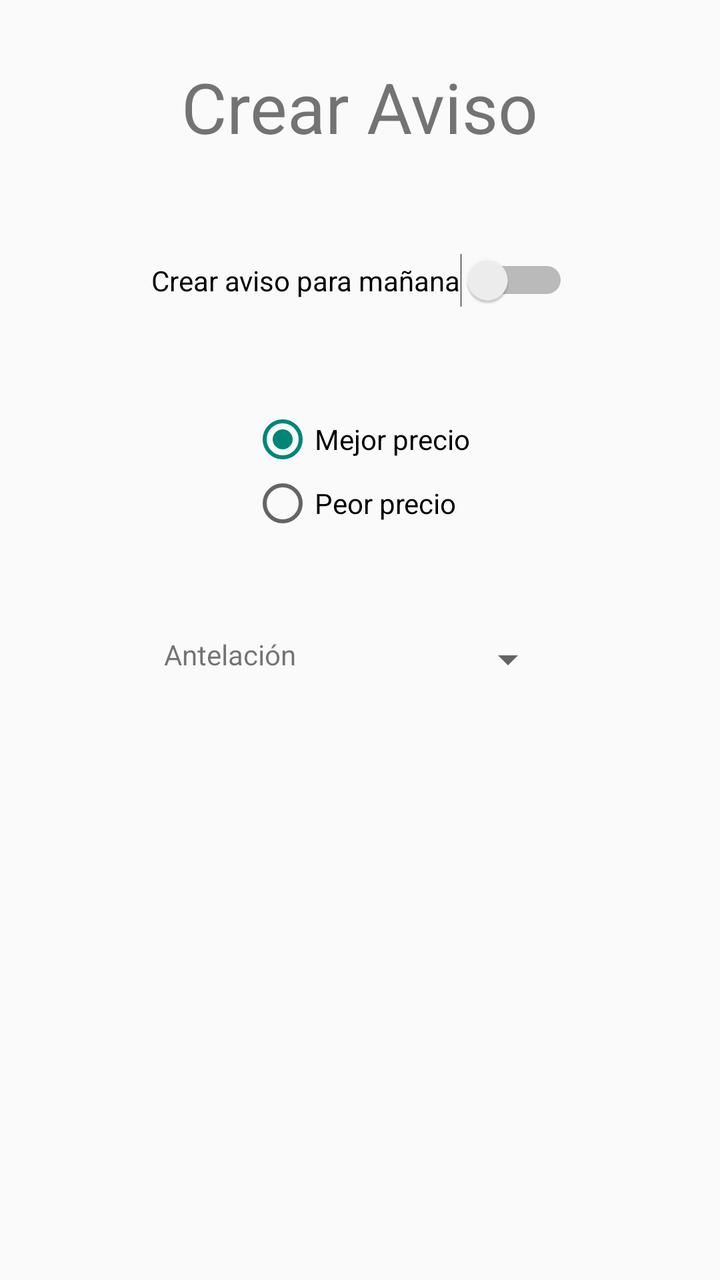
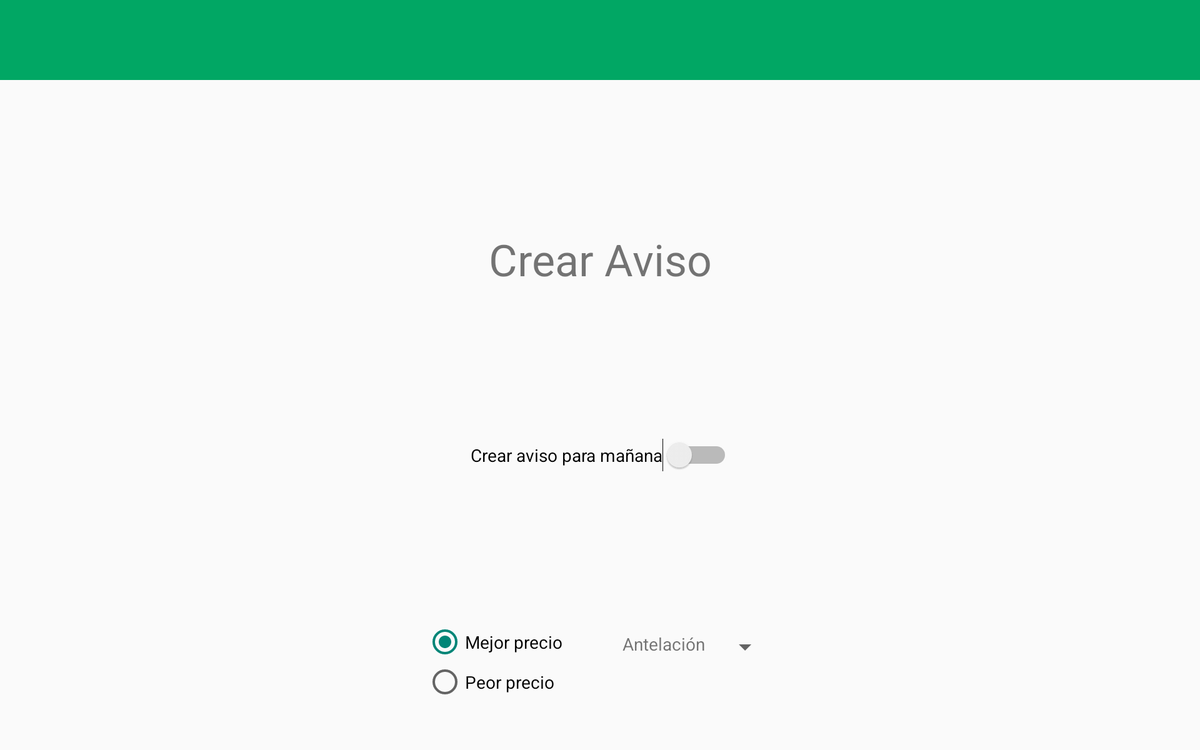

One screen, two layout resources from the same app: the default and the repository's alternative for another configuration. Each is rendered where Android would select it; the XML of both is given below.
<!-- AndroidManifest.xml: application theme AppTheme -->
<!-- res/layout/layout_avisos.xml -->
<?xml version="1.0" encoding="utf-8"?>
<android.support.constraint.ConstraintLayout xmlns:android="http://schemas.android.com/apk/res/android"
    xmlns:app="http://schemas.android.com/apk/res-auto"
    xmlns:tools="http://schemas.android.com/tools"
    android:layout_width="match_parent"
    android:layout_height="match_parent"
    tools:context="com.ruben.precioluz2.Activities.AvisosActivity">

    <TextView
        android:id="@+id/TextView_Aviso"
        android:layout_width="wrap_content"
        android:layout_height="wrap_content"
        android:layout_marginEnd="8dp"
        android:layout_marginStart="8dp"
        android:layout_marginTop="30dp"
        android:text="@string/Crear_aviso"
        android:textSize="@dimen/tamaño_letra_titulos"
        app:layout_constraintEnd_toEndOf="parent"
        app:layout_constraintStart_toStartOf="parent"
        app:layout_constraintTop_toTopOf="parent" />

    <Switch
        android:id="@+id/switch_Activa_Aviso"
        android:layout_width="wrap_content"
        android:layout_height="wrap_content"
        android:layout_marginTop="50dp"
        android:text="@string/Crear_aviso_mañana"
        app:layout_constraintEnd_toEndOf="parent"
        app:layout_constraintHorizontal_bias="0.5"
        app:layout_constraintStart_toStartOf="parent"
        app:layout_constraintTop_toBottomOf="@+id/TextView_Aviso" />

    <RadioGroup
        android:id="@+id/radioGroup"
        android:layout_width="wrap_content"
        android:layout_height="wrap_content"
        android:layout_marginTop="50dp"
        app:layout_constraintEnd_toEndOf="parent"
        app:layout_constraintStart_toStartOf="parent"
        app:layout_constraintTop_toBottomOf="@+id/switch_Activa_Aviso">

        <RadioButton
            android:id="@+id/radioButton_mejor_precio"
            android:layout_width="wrap_content"
            android:layout_height="wrap_content"
            android:text="@string/Mejor_precio"
            tools:layout_editor_absoluteX="62dp"
            tools:layout_editor_absoluteY="211dp"
            android:checked="true"/>

        <RadioButton
            android:id="@+id/radioButton_peor_precio"
            android:layout_width="wrap_content"
            android:layout_height="wrap_content"
            android:text="@string/Peor_precio"
            tools:layout_editor_absoluteX="62dp"
            tools:layout_editor_absoluteY="211dp" />

    </RadioGroup>

    <TextView
        android:id="@+id/textView_Antelacion"
        android:layout_width="wrap_content"
        android:layout_height="wrap_content"
        android:layout_marginTop="50dp"
        android:text="@string/Antelacion"
        app:layout_constraintEnd_toStartOf="@+id/spinner_antelacion"
        app:layout_constraintHorizontal_bias="0.5"
        app:layout_constraintStart_toStartOf="parent"
        app:layout_constraintTop_toBottomOf="@+id/radioGroup" />

    <Spinner
        android:id="@+id/spinner_antelacion"
        android:layout_width="wrap_content"
        android:layout_height="wrap_content"
        app:layout_constraintEnd_toEndOf="parent"
        app:layout_constraintHorizontal_bias="0.5"
        app:layout_constraintStart_toEndOf="@+id/textView_Antelacion"
        app:layout_constraintTop_toTopOf="@+id/textView_Antelacion" />

</android.support.constraint.ConstraintLayout>
<!-- resources referenced by this layout -->
<resources>
  <string name="Antelacion">Antelación</string>
  <string name="Crear_aviso">Crear Aviso</string>
  <string name="Mejor_precio">Mejor precio</string>
  <string name="Peor_precio">Peor precio</string>
  <!-- from res/values-port/ -->
  <style name="AppTheme" parent="Theme.AppCompat.Light.DarkActionBar" />
</resources>
<!-- res/layout-sw600dp-land/layout_avisos.xml (the repository's variant of the layout above) -->
<!-- drawn on a 7-inch tablet turned sideways -->
<?xml version="1.0" encoding="utf-8"?>
<ScrollView xmlns:app="http://schemas.android.com/apk/res-auto"
    xmlns:tools="http://schemas.android.com/tools"
    android:layout_width="match_parent"
    android:layout_height="match_parent"
    xmlns:android="http://schemas.android.com/apk/res/android">
<android.support.constraint.ConstraintLayout xmlns:android="http://schemas.android.com/apk/res/android"
    xmlns:app="http://schemas.android.com/apk/res-auto"
    xmlns:tools="http://schemas.android.com/tools"
    android:layout_width="match_parent"
    android:layout_height="wrap_content"
    tools:context="com.rubisoft.precioluz.Activities.AvisosActivity">
    <include layout="@layout/toolbar" />

    <TextView
        android:id="@+id/TextView_Aviso"
        android:layout_width="wrap_content"
        android:layout_height="wrap_content"
        android:layout_marginEnd="8dp"
        android:layout_marginStart="8dp"
        android:layout_marginTop="?attr/actionBarSize"
        android:paddingTop="120dp"
        android:text="@string/Crear_aviso"
        android:textSize="@dimen/tamaño_letra_titulos"
        app:layout_constraintEnd_toEndOf="parent"
        app:layout_constraintStart_toStartOf="parent"
        app:layout_constraintTop_toTopOf="parent" />

    <Switch
        android:id="@+id/switch_Activa_Aviso"
        android:layout_width="wrap_content"
        android:layout_height="wrap_content"
        android:layout_marginTop="120dp"
        android:text="@string/Crear_aviso_mañana"
        app:layout_constraintEnd_toEndOf="parent"
        app:layout_constraintHorizontal_bias="0.5"
        app:layout_constraintStart_toStartOf="parent"
        app:layout_constraintTop_toBottomOf="@+id/TextView_Aviso" />

    <RadioGroup
        android:id="@+id/radioGroup"
        android:layout_width="wrap_content"
        android:layout_height="wrap_content"
        android:layout_marginTop="120dp"
        android:layout_marginStart="340dp"

        app:layout_constraintStart_toStartOf="parent"
        app:layout_constraintTop_toBottomOf="@+id/switch_Activa_Aviso">

        <RadioButton
            android:id="@+id/radioButton_mejor_precio"
            android:layout_width="wrap_content"
            android:layout_height="wrap_content"
            android:checked="true"
            android:text="@string/Mejor_precio" />

        <RadioButton
            android:id="@+id/radioButton_peor_precio"
            android:layout_width="wrap_content"
            android:layout_height="wrap_content"
            android:text="@string/Peor_precio"
            />

    </RadioGroup>

    <TextView
        android:id="@+id/textView_Antelacion"
        android:layout_width="wrap_content"
        android:layout_height="wrap_content"
        android:layout_marginEnd="8dp"
        android:layout_marginTop="8dp"
        android:text="@string/Antelacion"
        app:layout_constraintEnd_toStartOf="@+id/spinner_antelacion"
        app:layout_constraintTop_toTopOf="@+id/radioGroup" />

    <Spinner
        android:id="@+id/spinner_antelacion"
        android:layout_width="wrap_content"
        android:layout_height="wrap_content"
        app:layout_constraintEnd_toEndOf="parent"
        app:layout_constraintTop_toTopOf="@+id/textView_Antelacion"
        android:layout_marginEnd="340dp"/>
</android.support.constraint.ConstraintLayout>
</ScrollView>
<!-- res/layout/toolbar.xml (included above) -->
<?xml version="1.0" encoding="utf-8"?>
<merge xmlns:android="http://schemas.android.com/apk/res/android"
    xmlns:app="http://schemas.android.com/apk/res-auto">

    <android.support.design.widget.AppBarLayout
        android:layout_width="match_parent"
        android:layout_height="wrap_content"
        android:theme="@style/ThemeOverlay.AppCompat.ActionBar">

        <android.support.v7.widget.Toolbar xmlns:android="http://schemas.android.com/apk/res/android"
            android:id="@+id/mToolbar"
            android:layout_width="match_parent"
            android:layout_height="?attr/actionBarSize"
            android:background="@color/primary"
            android:theme="@style/ToolbarTheme"
            app:layout_scrollFlags="scroll|enterAlways"
            app:popupTheme="@style/ThemeOverlay.AppCompat.Light" />

    </android.support.design.widget.AppBarLayout>

</merge>
<!-- resources referenced by the variant -->
<!-- as a 7-inch tablet turned sideways resolves them -->
<resources>
  <color name="primary">#01a764</color>
  <string name="Antelacion">Antelación</string>
  <string name="Crear_aviso">Crear Aviso</string>
  <string name="Mejor_precio">Mejor precio</string>
  <string name="Peor_precio">Peor precio</string>
  <style name="ToolbarTheme" parent="@style/ThemeOverlay.AppCompat.Light">
          
          <item name="android:textColorPrimary">@color/accent</item>
          
          <item name="actionMenuTextColor">@color/accent</item>
          
          <item name="colorAccent">@color/accent</item>
          
          <item name="colorControlNormal">@color/accent</item>
          
          <item name="colorControlActivated">@color/accent</item>
          
          <item name="colorControlHighlight">@color/accent</item>
  
          
          
      </style>
  <!-- from res/values-land/ -->
  <style name="AppTheme" parent="Theme.AppCompat.Light.DarkActionBar" />
  <color name="accent">#dfe701</color>
</resources>
